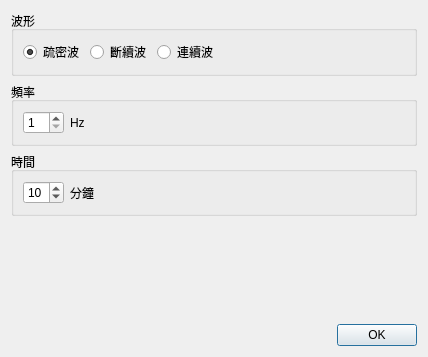
<?xml version="1.0" encoding="UTF-8"?>
<ui version="4.0">
 <class>Dialog_electric_acupuncture</class>
 <widget class="QDialog" name="Dialog_electric_acupuncture">
  <property name="windowModality">
   <enum>Qt::NonModal</enum>
  </property>
  <property name="geometry">
   <rect>
    <x>0</x>
    <y>0</y>
    <width>428</width>
    <height>357</height>
   </rect>
  </property>
  <property name="sizePolicy">
   <sizepolicy hsizetype="Preferred" vsizetype="Preferred">
    <horstretch>0</horstretch>
    <verstretch>0</verstretch>
   </sizepolicy>
  </property>
  <property name="windowTitle">
   <string>電針治療</string>
  </property>
  <layout class="QVBoxLayout" name="verticalLayout">
   <item>
    <widget class="QGroupBox" name="groupBox_5">
     <property name="title">
      <string>波形</string>
     </property>
     <property name="flat">
      <bool>true</bool>
     </property>
     <layout class="QHBoxLayout" name="horizontalLayout_2">
      <item>
       <widget class="QRadioButton" name="radioButton_1">
        <property name="text">
         <string>疏密波</string>
        </property>
        <property name="checked">
         <bool>true</bool>
        </property>
       </widget>
      </item>
      <item>
       <widget class="QRadioButton" name="radioButton_2">
        <property name="text">
         <string>斷續波</string>
        </property>
       </widget>
      </item>
      <item>
       <widget class="QRadioButton" name="radioButton_3">
        <property name="text">
         <string>連續波</string>
        </property>
       </widget>
      </item>
      <item>
       <spacer name="horizontalSpacer_4">
        <property name="orientation">
         <enum>Qt::Horizontal</enum>
        </property>
        <property name="sizeHint" stdset="0">
         <size>
          <width>40</width>
          <height>20</height>
         </size>
        </property>
       </spacer>
      </item>
     </layout>
    </widget>
   </item>
   <item>
    <widget class="QGroupBox" name="groupBox_4">
     <property name="title">
      <string>頻率</string>
     </property>
     <property name="flat">
      <bool>true</bool>
     </property>
     <layout class="QHBoxLayout" name="horizontalLayout">
      <item>
       <widget class="QSpinBox" name="spinBox_freq">
        <property name="minimum">
         <number>1</number>
        </property>
        <property name="value">
         <number>1</number>
        </property>
       </widget>
      </item>
      <item>
       <widget class="QLabel" name="label_5">
        <property name="text">
         <string>Hz</string>
        </property>
       </widget>
      </item>
      <item>
       <spacer name="horizontalSpacer_3">
        <property name="orientation">
         <enum>Qt::Horizontal</enum>
        </property>
        <property name="sizeHint" stdset="0">
         <size>
          <width>40</width>
          <height>20</height>
         </size>
        </property>
       </spacer>
      </item>
     </layout>
    </widget>
   </item>
   <item>
    <widget class="QGroupBox" name="groupBox_3">
     <property name="title">
      <string>時間</string>
     </property>
     <property name="flat">
      <bool>true</bool>
     </property>
     <layout class="QGridLayout" name="gridLayout_3">
      <item row="0" column="1">
       <widget class="QLabel" name="label">
        <property name="text">
         <string>分鐘</string>
        </property>
       </widget>
      </item>
      <item row="0" column="0">
       <widget class="QSpinBox" name="spinBox_time">
        <property name="minimum">
         <number>1</number>
        </property>
        <property name="value">
         <number>10</number>
        </property>
       </widget>
      </item>
      <item row="0" column="2">
       <spacer name="horizontalSpacer">
        <property name="orientation">
         <enum>Qt::Horizontal</enum>
        </property>
        <property name="sizeHint" stdset="0">
         <size>
          <width>40</width>
          <height>20</height>
         </size>
        </property>
       </spacer>
      </item>
     </layout>
    </widget>
   </item>
   <item>
    <spacer name="verticalSpacer">
     <property name="orientation">
      <enum>Qt::Vertical</enum>
     </property>
     <property name="sizeHint" stdset="0">
      <size>
       <width>20</width>
       <height>40</height>
      </size>
     </property>
    </spacer>
   </item>
   <item>
    <widget class="QDialogButtonBox" name="buttonBox">
     <property name="orientation">
      <enum>Qt::Horizontal</enum>
     </property>
     <property name="standardButtons">
      <set>QDialogButtonBox::Ok</set>
     </property>
     <property name="centerButtons">
      <bool>false</bool>
     </property>
    </widget>
   </item>
  </layout>
 </widget>
 <resources/>
 <connections>
  <connection>
   <sender>buttonBox</sender>
   <signal>accepted()</signal>
   <receiver>Dialog_electric_acupuncture</receiver>
   <slot>accept()</slot>
   <hints>
    <hint type="sourcelabel">
     <x>248</x>
     <y>254</y>
    </hint>
    <hint type="destinationlabel">
     <x>157</x>
     <y>274</y>
    </hint>
   </hints>
  </connection>
  <connection>
   <sender>buttonBox</sender>
   <signal>rejected()</signal>
   <receiver>Dialog_electric_acupuncture</receiver>
   <slot>reject()</slot>
   <hints>
    <hint type="sourcelabel">
     <x>316</x>
     <y>260</y>
    </hint>
    <hint type="destinationlabel">
     <x>286</x>
     <y>274</y>
    </hint>
   </hints>
  </connection>
 </connections>
</ui>
